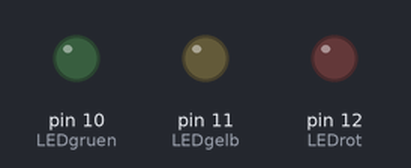
Bench run of a sketch on a simulated Arduino Uno, built with avr-gcc and run on an emulated ATmega328P. On the bench: output pins drawn as LEDs (lit = HIGH).

Above: at 0.4 s.
At 1.4 s:
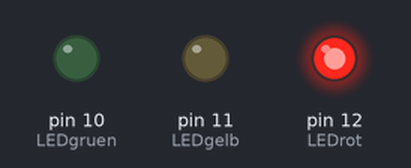
At 2.4 s:
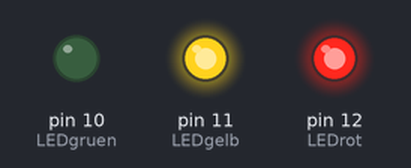
At 3.4 s:
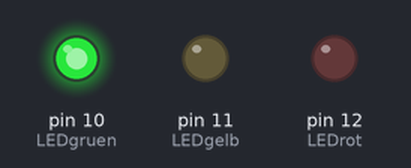
At 4.4 s:
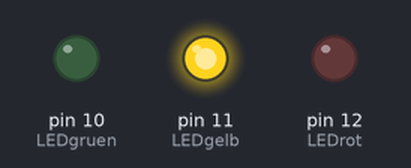
Timing chart, 0 to 5.2 s (numbered marks = the images above):
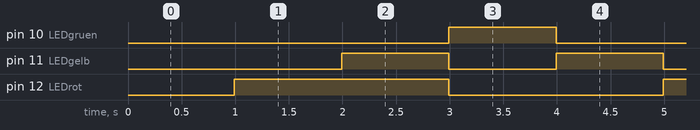

Measured:
- by itself, pin 10 (LEDgruen): alternates HIGH for 1.0 s and LOW for 3.0 s
- by itself, pin 11 (LEDgelb): alternates HIGH for 1.0 s and LOW for 1.0 s
- by itself, pin 12 (LEDrot): alternates HIGH for 2.0 s and LOW for 2.0 s

The sketch:

sketch_lr7.ino
```cpp
//конечный автомат
const int LEDrot=12;
const int LEDgelb=11;
const int LEDgruen=10;
int cnt=0;
int state=1;

void setup() {
  // put your setup code here, to run once:
  pinMode(LEDrot, OUTPUT);
  pinMode(LEDgelb, OUTPUT);
  pinMode(LEDgruen, OUTPUT);
}

void loop() {
  // put your main code here, to run repeatedly:
  cnt++;
  if(cnt==100) {
    cnt=0;
    Statemaschine();
  }

  delay(10);
}

void Statemaschine(void) {
  switch(state) {
    case 1: {
      digitalWrite(LEDrot, HIGH);
      digitalWrite(LEDgelb, LOW);
      digitalWrite(LEDgruen, LOW);
      state++;
      break;
    }
    case 2: {
      digitalWrite(LEDrot, HIGH);
      digitalWrite(LEDgelb, HIGH);
      digitalWrite(LEDgruen, LOW);
      state++;
      break;
    }
    case 3: {
      digitalWrite(LEDrot, LOW);
      digitalWrite(LEDgelb, LOW);
      digitalWrite(LEDgruen, HIGH);
      state++;
      break;
    }
    case 4: {
      digitalWrite(LEDrot, LOW);
      digitalWrite(LEDgelb, HIGH);
      digitalWrite(LEDgruen, LOW);
      state=1;
      break;
    }
  }
}
```
